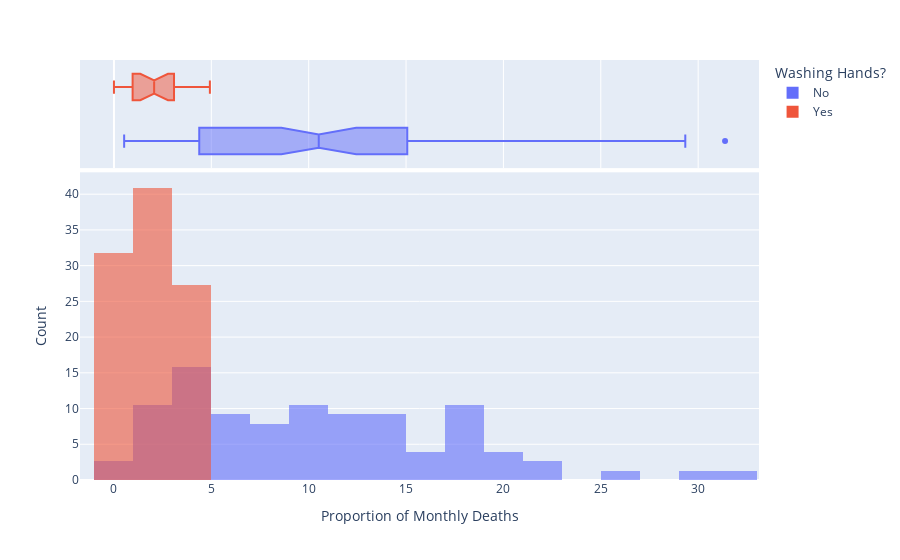

Source (notebook cell):
### Markdown cell above
### Use Histograms to Visualise the Monthly Distribution of Outcomes

Create a [plotly histogram](https://plotly.com/python/histograms/) to show the monthly percentage of deaths. 

* Use docs to check out the available parameters. Use the [`color` parameter](https://plotly.github.io/plotly.py-docs/generated/plotly.express.histogram.html) to display two overlapping histograms.
* The time period of handwashing is shorter than not handwashing. Change `histnorm` to `percent` to make the time periods comparable. 
* Make the histograms slighlty transparent
* Experiment with the number of bins on the histogram. Which number work well in communicating the range of outcomes?
* Just for fun, display your box plot on the top of the histogram using the `marginal` parameter.

### Code cell
histo = px.histogram(df_monthly, 
                     x='pct_deaths', 
                     color='before_handwashing_start', 
                     histnorm='percent', 
                     barmode='overlay',
                     opacity=0.6,
                     nbins=30, 
                     marginal='box', 
                     labels={"before_handwashing_start": "Washing Hands?"})
histo.update_layout(xaxis_title='Proportion of Monthly Deaths', 
                    yaxis_title='Count')
histo.show()

### Figure 1 — Plotly figure (JSON) as saved in the notebook; plotly's stock layout.template omitted (floating-point values rounded to 4 significant figures)
{"data": [{"alignmentgroup": "True", "bingroup": "x", "histnorm": "percent", "hovertemplate": "Washing Hands?=No<br>pct_deaths=%{x}<br>percent=%{y}<extra></extra>", "legendgroup": "No", "marker": {"color": "#636efa", "opacity": 0.6}, "name": "No", "nbinsx": 30, "offsetgroup": "No", "orientation": "v", "showlegend": true, "type": "histogram", "x": [14.57, 7.531, 4.332, 1.569, 0.7843, 5, 8.421, 1.351, 1.878, 11.02, 22.55, 20.85, 12.22, 10.23, 10.74, 3.226, 6.593, 20.78, 25.46, 18.39, 29.34, 22.97, 31.38, 19.12, 15.97, 12.41, 11.93, 6.098, 4.082, 0.5236, 1.554, 2.262, 17.6, 7.143, 8.051, 15.16, 11.28, 17.03, 17.31, 5.833, 2.679, 4.369, 6.32, 1.224, 3.226, 11.02, 10.55, 7.591, 4.745, 4.452, 4.231, 4.392, 7.143, 6.122, 3.586, 10.55, 14.84, 10.94, 10.49, 13.39, 18.09, 15.43, 18.97, 13.44, 10.15, 13.1, 18.06, 14.39, 14.96, 10.77, 5.369, 3.215, 1.923, 3.607, 18.27, 12.24], "xaxis": "x", "yaxis": "y"}, {"alignmentgroup": "True", "hovertemplate": "Washing Hands?=No<br>pct_deaths=%{x}<extra></extra>", "legendgroup": "No", "marker": {"color": "#636efa"}, "name": "No", "notched": true, "offsetgroup": "No", "showlegend": false, "type": "box", "x": [14.57, 7.531, 4.332, 1.569, 0.7843, 5, 8.421, 1.351, 1.878, 11.02, 22.55, 20.85, 12.22, 10.23, 10.74, 3.226, 6.593, 20.78, 25.46, 18.39, 29.34, 22.97, 31.38, 19.12, 15.97, 12.41, 11.93, 6.098, 4.082, 0.5236, 1.554, 2.262, 17.6, 7.143, 8.051, 15.16, 11.28, 17.03, 17.31, 5.833, 2.679, 4.369, 6.32, 1.224, 3.226, 11.02, 10.55, 7.591, 4.745, 4.452, 4.231, 4.392, 7.143, 6.122, 3.586, 10.55, 14.84, 10.94, 10.49, 13.39, 18.09, 15.43, 18.97, 13.44, 10.15, 13.1, 18.06, 14.39, 14.96, 10.77, 5.369, 3.215, 1.923, 3.607, 18.27, 12.24], "xaxis": "x2", "yaxis": "y2"}, {"alignmentgroup": "True", "bingroup": "x", "histnorm": "percent", "hovertemplate": "Washing Hands?=Yes<br>pct_deaths=%{x}<br>percent=%{y}<extra></extra>", "legendgroup": "Yes", "marker": {"color": "#EF553B", "opacity": 0.6}, "name": "Yes", "nbinsx": 30, "offsetgroup": "Yes", "orientation": "v", "showlegend": true, "type": "histogram", "x": [2.239, 1.2, 1.894, 4.58, 3.957, 4.472, 2.93, 3.534, 0.6873, 0, 0.6557, 0.9585, 1.136, 0.3717, 0, 0.9615, 2.341, 2.903, 1.34, 2.233, 3.085, 4.926], "xaxis": "x", "yaxis": "y"}, {"alignmentgroup": "True", "hovertemplate": "Washing Hands?=Yes<br>pct_deaths=%{x}<extra></extra>", "legendgroup": "Yes", "marker": {"color": "#EF553B"}, "name": "Yes", "notched": true, "offsetgroup": "Yes", "showlegend": false, "type": "box", "x": [2.239, 1.2, 1.894, 4.58, 3.957, 4.472, 2.93, 3.534, 0.6873, 0, 0.6557, 0.9585, 1.136, 0.3717, 0, 0.9615, 2.341, 2.903, 1.34, 2.233, 3.085, 4.926], "xaxis": "x2", "yaxis": "y2"}], "layout": {"barmode": "overlay", "legend": {"title": {"text": "Washing Hands?"}, "tracegroupgap": 0}, "margin": {"t": 60}, "xaxis": {"anchor": "y", "domain": [0, 1], "title": {"text": "Proportion of Monthly Deaths"}}, "xaxis2": {"anchor": "y2", "domain": [0, 1], "matches": "x", "showgrid": true, "showticklabels": false}, "yaxis": {"anchor": "x", "domain": [0, 0.7326], "title": {"text": "Count"}}, "yaxis2": {"anchor": "x2", "domain": [0.7426, 1], "matches": "y2", "showgrid": false, "showline": false, "showticklabels": false, "ticks": ""}}}
